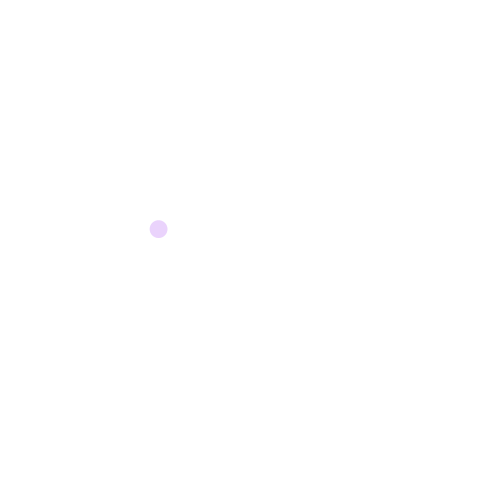
Frame 1 (no input)
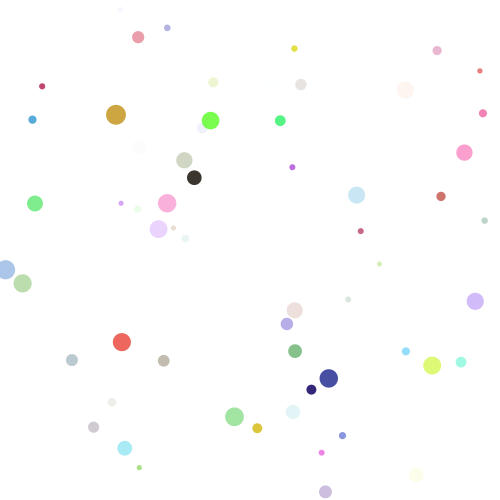
Frame 60 (the mouse pressed at the canvas centre just before this capture)
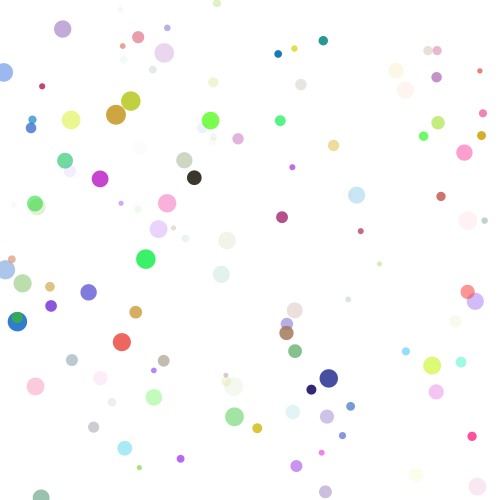
Frame 120 (the mouse held since frame 60 and released just before this capture)

The Processing sketch that drew these frames (run headless with seeded random() and noise(); from frame 60 on, the mouse is pressed at the canvas centre):

// Processing sketch: 11_random_circles
// ── 11_random_circles.pde
// Draw a new circle every frame with a random position, size, and color.

// adapted from the Learning Processing "Random Painting" example: http://learningprocessing.com/examples/chp04/example-04-07-randompainting

void setup() {
  size(500, 500);
  background(255);
}

void draw() {
  // the random function takes a maximum possible value as an argument
  // and returns a random number between 0 - max
  float r = random(255);
  float g = random(255);
  float b = random(255);
  float a = random(255);
  // we can also give random() both a minimum and a maximum
  float diameter = random(5, 20);
  float x = random(width);
  float y = random(height);

  noStroke();
  fill(r, g, b, a);

  ellipse(x, y, diameter, diameter);
}
